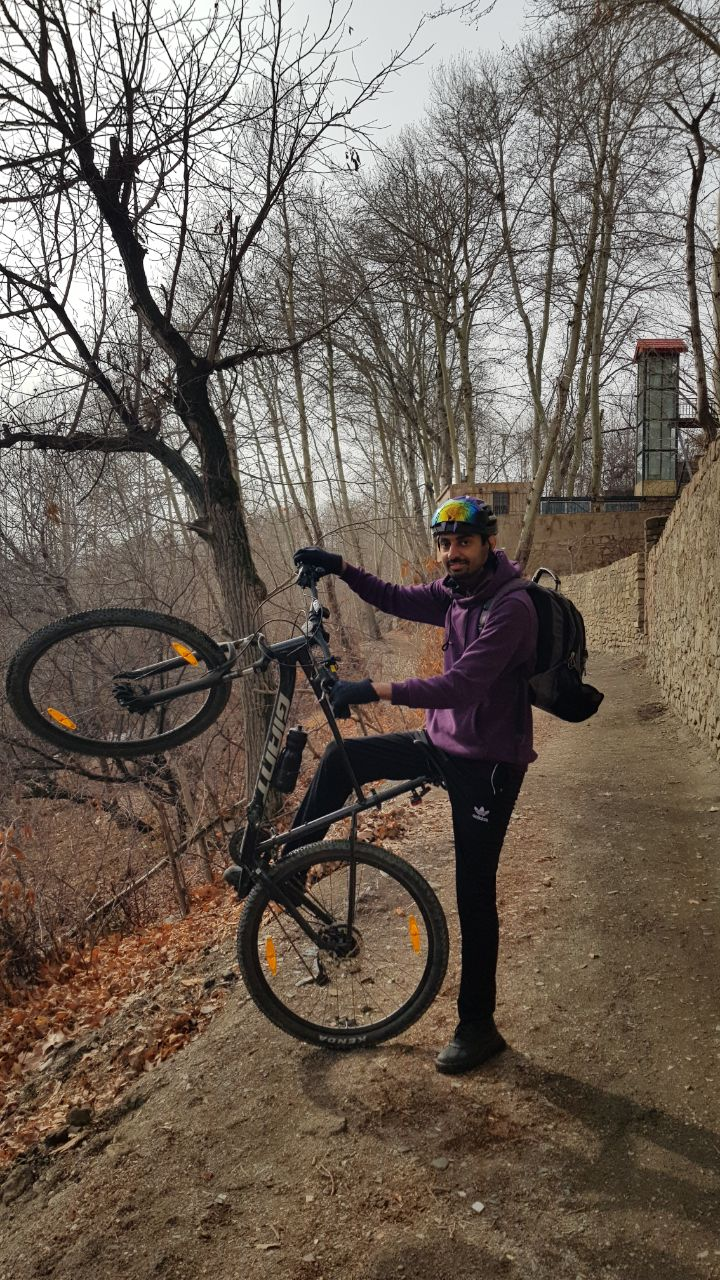
#> input picture 09-TelegramBot/photo.jpg, 720 x 1280 px, given in place of the camera
$ python color_detector.py
#> lines starting #> are read from the running program, lines starting #| are printed output that depends on the picture; after the words box and inside, x2 and y2 are one past the last pixel; in counts of white or black regions, pixels touching at a corner belong together
import cv2
import numpy as np

# Function to detect black, gray, and white colors
def detect_color(gray_frame, circle_center, circle_radius):
    # Create a mask for the circle
    mask = np.zeros_like(gray_frame)
    cv2.circle(mask, circle_center, circle_radius, 255, -1)

    # Calculate the mean intensity inside the circle
    mean_intensity = cv2.mean(gray_frame, mask=mask)[0]

    if mean_intensity < 85:
        return "Black"
    elif mean_intensity < 130:
        return "Gray"
    else:
        return "White"

# Open the webcam
cap = cv2.VideoCapture(0)

while True:
    # Capture frame-by-frame
    ret, frame = cap.read()
#> frame is the input picture: shape (1280, 720, 3); mean B, G, R 89.2, 99.5, 110.5
    if not ret:
        break

    # Convert the frame to grayscale
    gray_frame = cv2.cvtColor(frame, cv2.COLOR_BGR2GRAY)
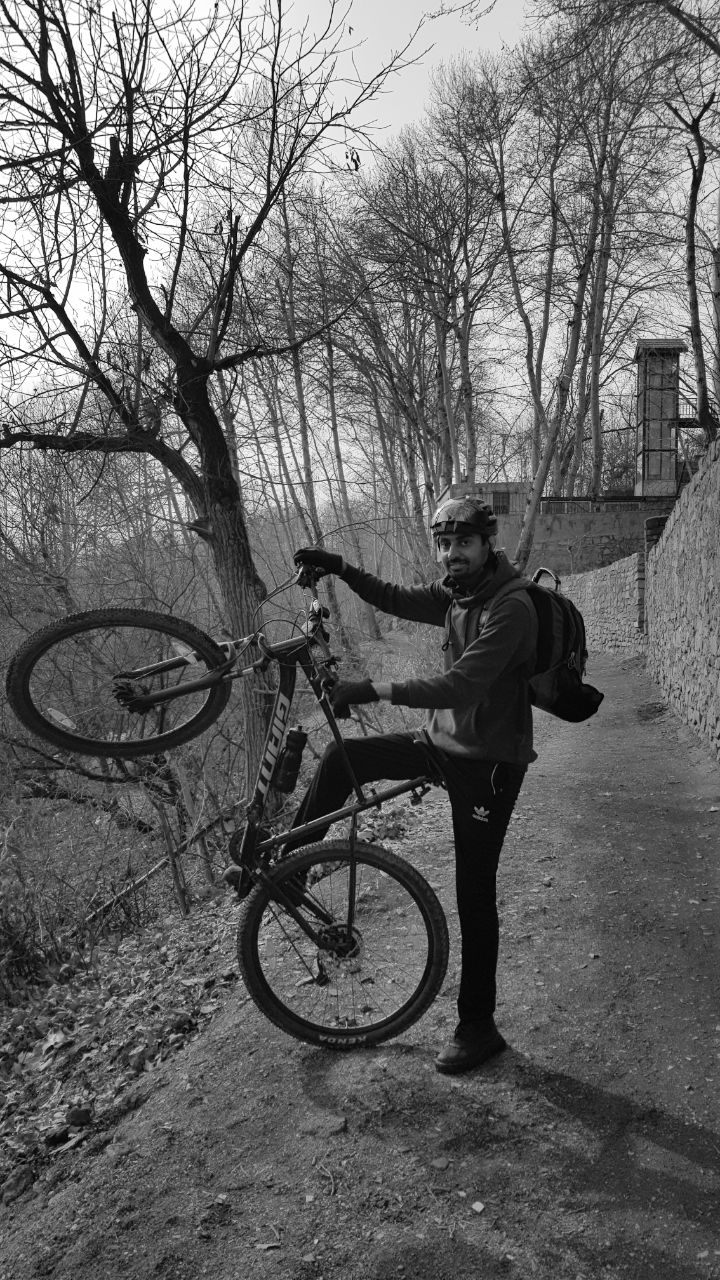
#> gray_frame: shape (1280, 720); min 0, max 255, mean 101.6

    # Get the frame dimensions
    height, width = gray_frame.shape
#> height = 1280; width = 720

    # Define the circle center and radius
    circle_center = (width // 2, height // 2)
#> circle_center = (360, 640)
    circle_radius = 70

    # Detect the color inside the circle
    color_name = detect_color(gray_frame, circle_center, circle_radius)
#> in detect_color, `cv2.circle(mask, circle_center, circle_radius, 255, -1)`:
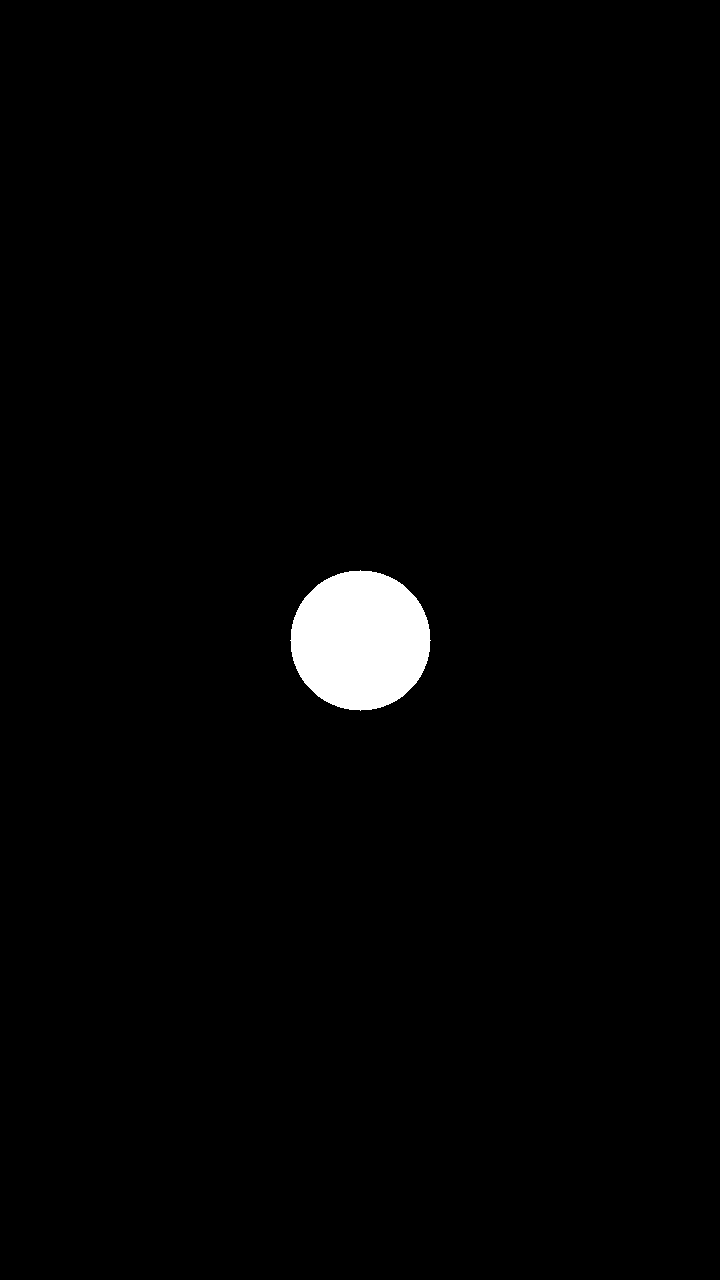
#> mask: shape (1280, 720); 1.7% white; 1 white region, box (x1, y1, x2, y2) and area: (290, 570, 431, 711) 15373
#> in detect_color, `mean_intensity = cv2.mean(gray_frame, mask=mask)[0]`: mean_intensity = 78.74
#> color_name = 'Black'

    # Create a mask for the circle
    mask = np.zeros_like(gray_frame)
    cv2.circle(mask, circle_center, circle_radius, 255, -1)

    # Invert the mask
    inverse_mask = cv2.bitwise_not(mask)

    # Blur the entire image
    blurred_frame = cv2.GaussianBlur(gray_frame, (21, 21), 0)
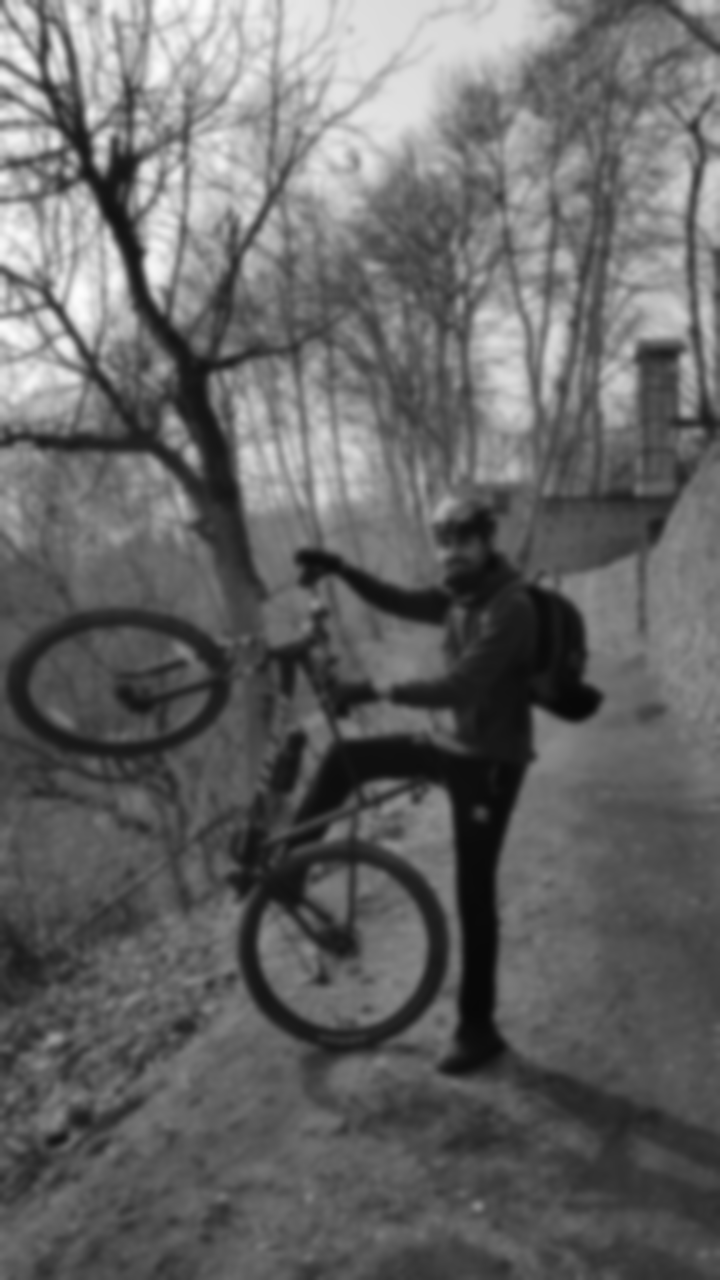
#> blurred_frame: shape (1280, 720); min 7, max 253, mean 101.6

    # Combine the blurred frame and the original frame using the mask
    clear_circle = cv2.bitwise_and(gray_frame, gray_frame, mask=mask)
    blurred_background = cv2.bitwise_and(blurred_frame, blurred_frame, mask=inverse_mask)
    final_frame = cv2.add(clear_circle, blurred_background)

    # Draw the circle in the middle of the frame
    cv2.circle(final_frame, circle_center, circle_radius, (255, 255, 255), 2)

    # Write the detected color name on the frame
    cv2.putText(final_frame, f"Color: {color_name}", (10, 30), cv2.FONT_HERSHEY_SIMPLEX, 1, (255, 255, 255), 2, cv2.LINE_AA)
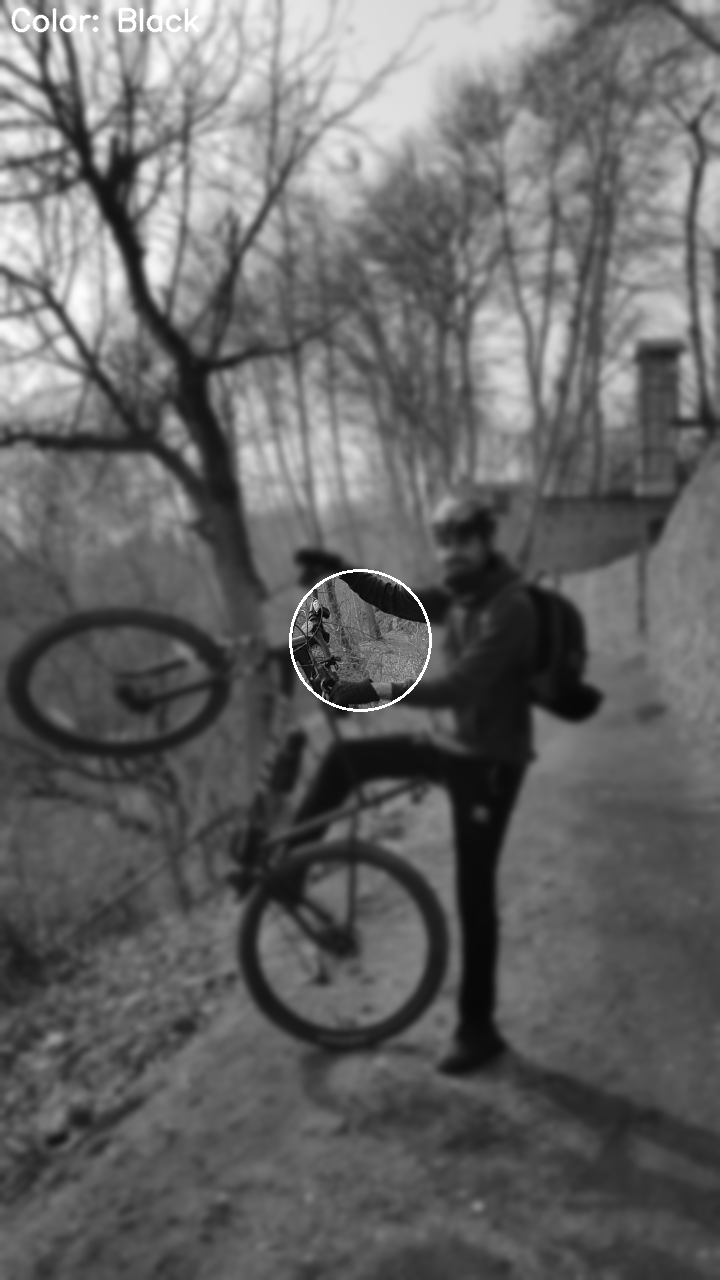
#> final_frame: shape (1280, 720); min 0, max 255, mean 102

    # Display the resulting frame
    cv2.imshow("Black, Gray, and White Color Detector", final_frame)

    # Break the loop on 'q' key press
    if cv2.waitKey(1) & 0xFF == ord('q'):
#> (key q is pressed here)
        break

# Release the webcam and close all windows
cap.release()
cv2.destroyAllWindows()
